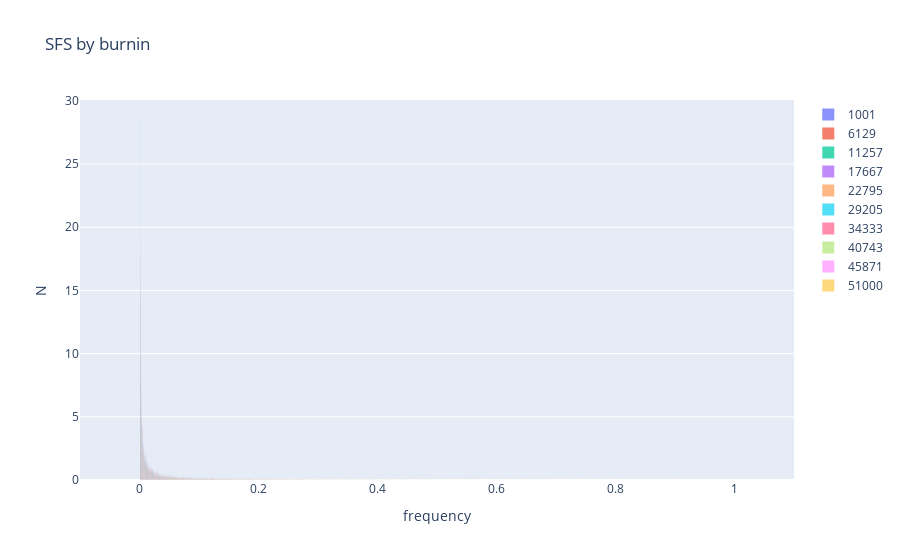

The cell this chart's notebook holds for it:
### Code cell
available= list(data.keys())
times_dict= {
    sim_t: int(data[sim_t]['args']['evt']) for sim_t in available
}

sorted_avail= sorted(times_dict,key= times_dict.get,reverse= False)

Nplot= 10
plot_whom= np.linspace(0,len(available)-1,Nplot,dtype=int)

Nbin= N_inds
n_bins= np.linspace(0,1.01,Nbin)
pop= 'pop0'

fig= go.Figure()

for sim_idx in plot_whom:
    sim_t= sorted_avail[sim_idx]
    gen_time= data[sim_t]['args']['evt']
    freqs= data[sim_t]['freqs'][pop]
    N= len(freqs)
    
    fig.add_trace(go.Histogram(
        x=freqs,
        histnorm='percent',
        name=str(int(gen_time) + 1000), # name used in legend and hover labels
        xbins=dict( # bins used for histogram
            start=0,
            end=1,
            size= 1 / N_inds
        ),
        #marker_color='#EB89B5',
        opacity=0.75
    ))
    

layout= go.Layout(
    xaxis= dict(
        range= [-0.1,1.1],
        title= 'frequency'
    ),
    yaxis= dict(
        title= 'N'
    ),
    title= 'SFS by burnin'
)

fig['layout']= layout

#fig.to_image(format="png", width=2000, height=1500, scale=2)
iplot(fig)

### Figure 1 — Plotly figure (JSON) as saved in the notebook; plotly's stock layout.template omitted (floating-point values rounded to 4 significant figures; data arrays with more than 128 entries replaced by an {"elided": "..."} marker saying what was removed)
{"data": [{"histnorm": "percent", "name": "1001", "opacity": 0.75, "type": "histogram", "x": {"elided": "2601 float values"}, "xbins": {"end": 1, "size": 0.0009158, "start": 0}}, {"histnorm": "percent", "name": "6129", "opacity": 0.75, "type": "histogram", "x": {"elided": "4098 float values"}, "xbins": {"end": 1, "size": 0.0009158, "start": 0}}, {"histnorm": "percent", "name": "11257", "opacity": 0.75, "type": "histogram", "x": {"elided": "4518 float values"}, "xbins": {"end": 1, "size": 0.0009158, "start": 0}}, {"histnorm": "percent", "name": "17667", "opacity": 0.75, "type": "histogram", "x": {"elided": "5050 float values"}, "xbins": {"end": 1, "size": 0.0009158, "start": 0}}, {"histnorm": "percent", "name": "22795", "opacity": 0.75, "type": "histogram", "x": {"elided": "5244 float values"}, "xbins": {"end": 1, "size": 0.0009158, "start": 0}}, {"histnorm": "percent", "name": "29205", "opacity": 0.75, "type": "histogram", "x": {"elided": "5226 float values"}, "xbins": {"end": 1, "size": 0.0009158, "start": 0}}, {"histnorm": "percent", "name": "34333", "opacity": 0.75, "type": "histogram", "x": {"elided": "5536 float values"}, "xbins": {"end": 1, "size": 0.0009158, "start": 0}}, {"histnorm": "percent", "name": "40743", "opacity": 0.75, "type": "histogram", "x": {"elided": "5793 float values"}, "xbins": {"end": 1, "size": 0.0009158, "start": 0}}, {"histnorm": "percent", "name": "45871", "opacity": 0.75, "type": "histogram", "x": {"elided": "5689 float values"}, "xbins": {"end": 1, "size": 0.0009158, "start": 0}}, {"histnorm": "percent", "name": "51000", "opacity": 0.75, "type": "histogram", "x": {"elided": "5925 float values"}, "xbins": {"end": 1, "size": 0.0009158, "start": 0}}], "layout": {"title": {"text": "SFS by burnin"}, "xaxis": {"range": [-0.1, 1.1], "title": {"text": "frequency"}}, "yaxis": {"title": {"text": "N"}}}}
